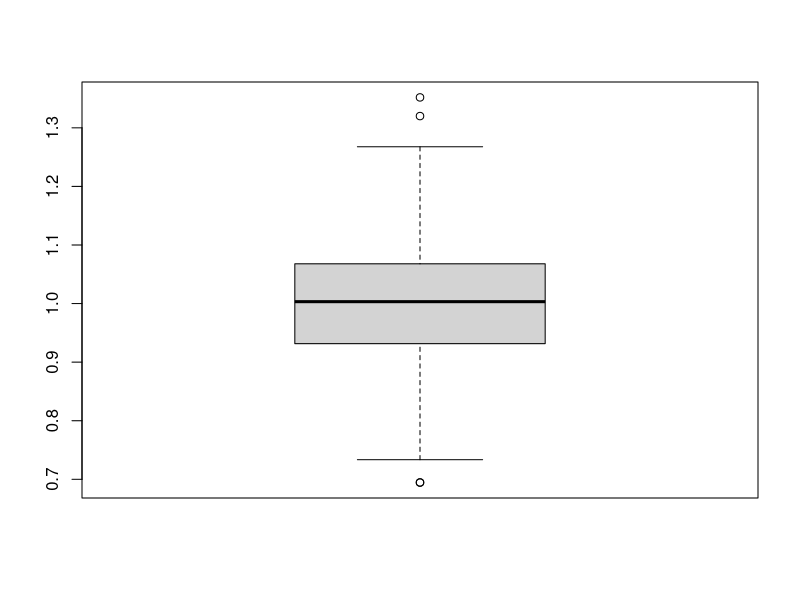
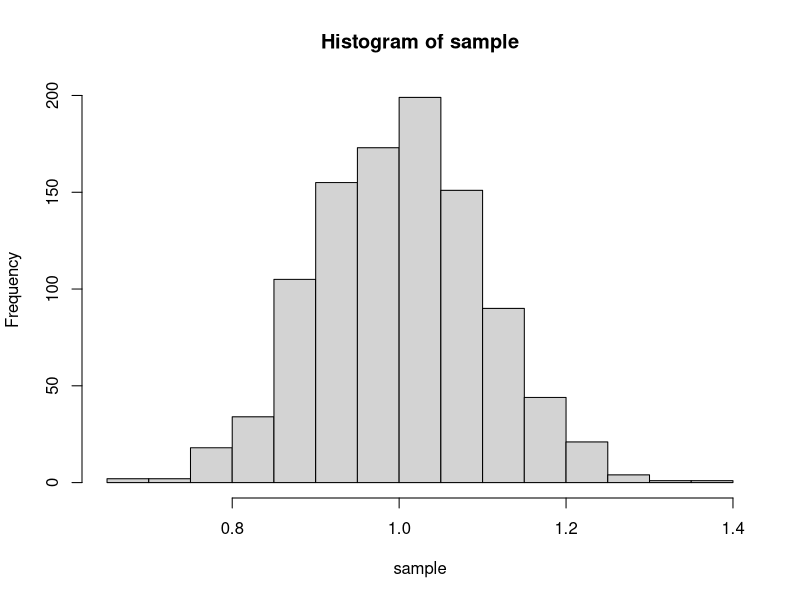
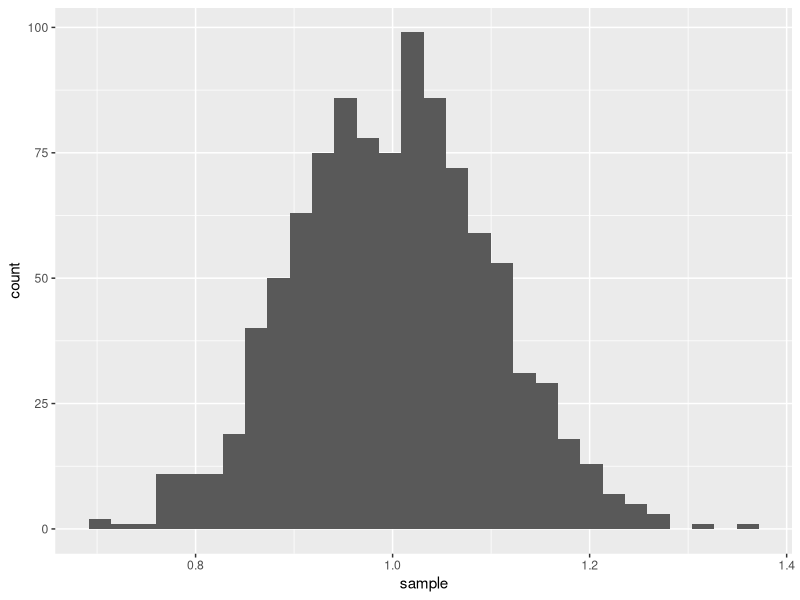
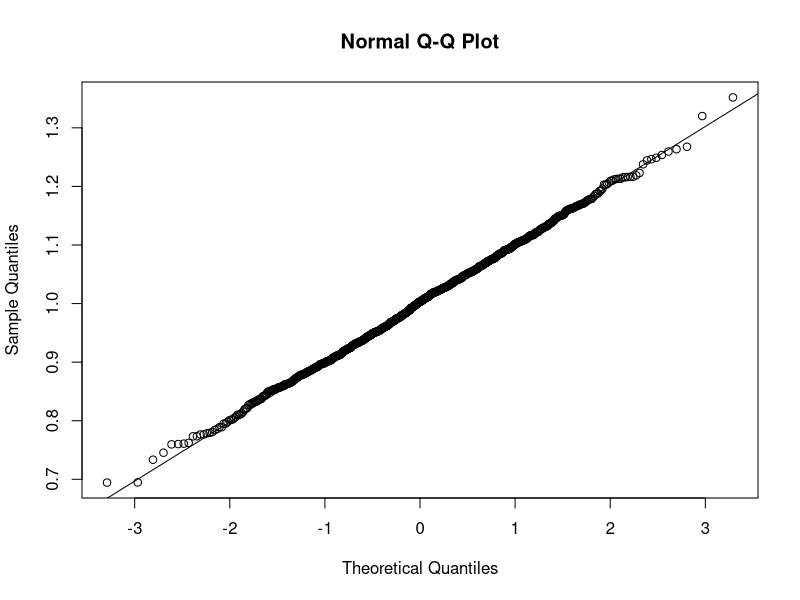

Write R code to recreate these figures, in order.
## ---- chunk 1
knitr::opts_chunk$set(echo = TRUE, error = TRUE)
library(ggplot2)
library(gmodels)
# remove "error = TRUE" to make knitr halt on errors
# (do this when you are ready to check if your code will knit without errors)
## ---- chunk 2
# set a seed
set.seed(3)
# sample
sample = rnorm(1000, 1, 0.1)
# mean and sd
mean = mean(sample)
mean
sd = sd(sample)
sd
# IQR and boxplot
IQR(sample)
boxplot(sample)
## ---- chunk 3
# Option 1: SEM and CI by hand
SEM = sd(sample) / sqrt(1000)
SEM

CI = c(mean(sample) - 1.96 * SEM, mean(sample) + 1.96 * SEM)
CI

# Option 2: using gmodels package
gmodels::ci(sample)

# Explanation
# the SEM is the standard deviation of the sample mean sampling distribution, and it gives us an idea of how much the sample mean is expected to differ from sample to sample. It is calculated by using the sample standard deviation as an approximation for the population parameter σ and dividing it by square root n. The 95% CI is a more formal measure of the variance of the sample mean across samples and describes a specific range in which we would expect the true population parameter to fall 95% of the time. It is calculated from the sampling distribution by determining the interval within which 95% of the sampling means can be found. 
## ---- chunk 4
# histograms

# Option 1: base R
hist(sample)

# Option 2: ggplot

ggplot( data = data.frame(sample),
        mapping = aes(sample)) +
  geom_histogram() 
 

# qqplot
qqnorm(sample)
qqline(sample)
## ---- chunk 5
pnorm(1.07, mean, sd) - pnorm(0.93, mean, sd)

## ---- chunk 6
c(pnorm(mean-sd, mean, sd) + pnorm(mean+sd, mean, sd, lower.tail = FALSE),
   pnorm(mean+sd, mean, sd) - pnorm(mean-sd, mean, sd))
## ---- chunk 7
c(qnorm(0.1, mean, sd), qnorm(0.9, mean, sd))
## ---- chunk 8
# probabilities
p.hpv = 0.18
p.chl = 0.02
p.hpv.chl = 0.03

# total probabilities
p.hpv.tot = p.hpv + p.hpv.chl
p.chl.tot = p.chl + p.hpv.chl

p.hpv.tot
p.chl.tot
## ---- chunk 9
# set operations
# P(chl | hpv) = P(chl AND hpv) / P(hpv)

# conditional probability
p.chl.given.hpv = p.hpv.chl / p.hpv.tot
p.chl.given.hpv
## ---- chunk 10
# set operations
# P(hpv | chl) = P(chl AND hpv) / P(chl)

# conditional probability
p.hpv.given.chl = p.hpv.chl / p.chl.tot
p.hpv.given.chl
## ---- chunk 11
p.hpv + p.chl + p.hpv.chl
## ---- chunk 12
c(p.chl.tot * p.hpv.tot, p.hpv.chl)

# The occurrence of these infections is NOT independent since the product of the probability of the two infections does not equal the probability of simultaneous infection. In other words, the probability of getting hpv and chl is greater than would be expected if the two events were truly independent. 
## ---- chunk 13
# Allele frequencies
A1 = 0.82
A2 = 0.06
A3 = 0.05
A4 = 0.04
A5 = 0.03

# Probability of either A2 or A5 = ?
# P(A2 OR A5) = P(A2) + P(A5)
A2 + A5

## ---- chunk 14
A3*A3
## ---- chunk 15
1-A3*A3
## ---- chunk 16
A1*A4*2
## ---- chunk 17
# prob of carrying two A1 alleles
A1*A1
# prob of NOT having two A1 alleles
1-A1*A1
# P(2 individuals are NOT A1,A1)
(1-A1*A1)^2
## ---- chunk 18
# prob of an allele being A3 or A4
A3+A4
# prob of an allele not being A3 or A4
1-(A3+A4)
# P(neither of 2 alleles is A3 or A4)
(1-(A3+A4))^2
# P(3 people have no A3 or A4 alleles)
((1-(A3+A4))^2)^3
## ---- chunk 19
Pr=list()
Pr$a=0.95
Pr$A=0.05

Pr$aa = 0.95*0.95
Pr$aa
## ---- chunk 20
Pr$aa_aa = Pr$aa^2
Pr$aa_aa
## ---- chunk 21
# first calculate probability that one individual is heterozygous
Pr$Aa = Pr$a * Pr$A *2
Pr$Aa

# probability that both parents are heterozygous
Pr$Aa_Aa = Pr$Aa^2
Pr$Aa_Aa        
## ---- chunk 22
# conditional probability that Aa x Aa -> Aa
Pr$Caa.FAa_MAa = 0.25
Pr$Caa.FAa_MAa
## ---- chunk 23
# probabilities of each allele combination in the parents
Pr$AA = Pr$A^2 # P(AA)
Pr$Aa = Pr$A*Pr$a # P(Aa)
Pr$aA = Pr$a*Pr$A # P(aA)
Pr$aa = Pr$a^2 # P(aa)

Pr$AA
Pr$Aa
Pr$aA
Pr$aa
## ---- chunk 24
# priors for each combination of parental alleles
Pr$Faa_Maa = Pr$aa^2
Pr$FAa_Maa = 2*Pr$Aa*Pr$aa
Pr$FAA_Maa = Pr$AA*Pr$aa
Pr$Faa_MAa = Pr$aa*2*Pr$Aa
Pr$FAa_MAa = (2*Pr$Aa)^2
Pr$FAA_MAa = Pr$AA*2*Pr$Aa
Pr$Faa_MAA = Pr$aa*Pr$AA
Pr$FAa_MAA = 2*Pr$Aa*Pr$AA
Pr$FAA_MAA = Pr$AA^2

Pr$Faa_Maa
Pr$FAa_Maa
Pr$FAA_Maa
Pr$Faa_MAa
Pr$FAa_MAa
Pr$FAA_MAa
Pr$Faa_MAA
Pr$FAa_MAA
Pr$FAA_MAA
## ---- chunk 25
# individual likelihoods (think Punnett square)
Pr$Caa.Faa_Maa = 1
Pr$Caa.FAa_Maa = .5
Pr$Caa.FAA_Maa = 0
Pr$Caa.Faa_MAa = .5
Pr$Caa.FAa_MAa = 0.25
Pr$Caa.FAA_MAa = 0
Pr$Caa.Faa_MAA = 0
Pr$Caa.FAa_MAA = 0
Pr$Caa.FAA_MAA = 0
## ---- chunk 26
# total probability P(C_Aa)
Pr$Caa = Pr$Caa.Faa_Maa * Pr$Faa_Maa +
  Pr$Caa.FAa_Maa * Pr$FAa_Maa +
  Pr$Caa.Faa_MAa * Pr$Faa_MAa +
  Pr$Caa.FAa_MAa * Pr$FAa_MAa
  
         

Pr$Caa
## ---- chunk 27
# Posterior probability of P(F_Aa, M_Aa | C_aa):
Pr$FAa_MAa.Caa = Pr$Caa.FAa_MAa * Pr$FAa_MAa / Pr$Caa
Pr$FAa_MAa.Caa
## ---- chunk 28
Pr$Faa_Maa.Caa = Pr$Caa.Faa_Maa * Pr$Faa_Maa / Pr$Caa
Pr$Faa_Maa.Caa
